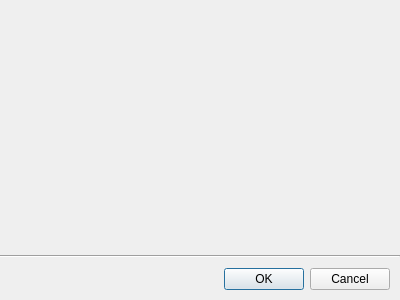
<?xml version="1.0" encoding="UTF-8"?>
<ui version="4.0">
 <class>ibp::widgets::GenericDialog</class>
 <widget class="QDialog" name="ibp::widgets::GenericDialog">
  <property name="geometry">
   <rect>
    <x>0</x>
    <y>0</y>
    <width>400</width>
    <height>300</height>
   </rect>
  </property>
  <layout class="QVBoxLayout" name="verticalLayout_2" stretch="1,0,0">
   <property name="spacing">
    <number>0</number>
   </property>
   <property name="leftMargin">
    <number>0</number>
   </property>
   <property name="topMargin">
    <number>0</number>
   </property>
   <property name="rightMargin">
    <number>0</number>
   </property>
   <property name="bottomMargin">
    <number>0</number>
   </property>
   <item>
    <widget class="QWidget" name="mContainerWidget" native="true">
     <layout class="QVBoxLayout" name="verticalLayout_4">
      <property name="spacing">
       <number>0</number>
      </property>
      <property name="leftMargin">
       <number>10</number>
      </property>
      <property name="topMargin">
       <number>10</number>
      </property>
      <property name="rightMargin">
       <number>10</number>
      </property>
      <property name="bottomMargin">
       <number>10</number>
      </property>
     </layout>
    </widget>
   </item>
   <item>
    <widget class="Line" name="mSeparator">
     <property name="orientation">
      <enum>Qt::Horizontal</enum>
     </property>
    </widget>
   </item>
   <item>
    <widget class="QWidget" name="mContainerButtons" native="true">
     <layout class="QVBoxLayout" name="verticalLayout">
      <property name="spacing">
       <number>0</number>
      </property>
      <property name="leftMargin">
       <number>10</number>
      </property>
      <property name="topMargin">
       <number>10</number>
      </property>
      <property name="rightMargin">
       <number>10</number>
      </property>
      <property name="bottomMargin">
       <number>10</number>
      </property>
      <item>
       <widget class="QDialogButtonBox" name="mButtonBox">
        <property name="orientation">
         <enum>Qt::Horizontal</enum>
        </property>
        <property name="standardButtons">
         <set>QDialogButtonBox::Cancel|QDialogButtonBox::Ok</set>
        </property>
       </widget>
      </item>
     </layout>
    </widget>
   </item>
  </layout>
 </widget>
 <resources/>
 <connections>
  <connection>
   <sender>mButtonBox</sender>
   <signal>accepted()</signal>
   <receiver>ibp::widgets::GenericDialog</receiver>
   <slot>accept()</slot>
   <hints>
    <hint type="sourcelabel">
     <x>248</x>
     <y>254</y>
    </hint>
    <hint type="destinationlabel">
     <x>157</x>
     <y>274</y>
    </hint>
   </hints>
  </connection>
  <connection>
   <sender>mButtonBox</sender>
   <signal>rejected()</signal>
   <receiver>ibp::widgets::GenericDialog</receiver>
   <slot>reject()</slot>
   <hints>
    <hint type="sourcelabel">
     <x>316</x>
     <y>260</y>
    </hint>
    <hint type="destinationlabel">
     <x>286</x>
     <y>274</y>
    </hint>
   </hints>
  </connection>
 </connections>
</ui>
